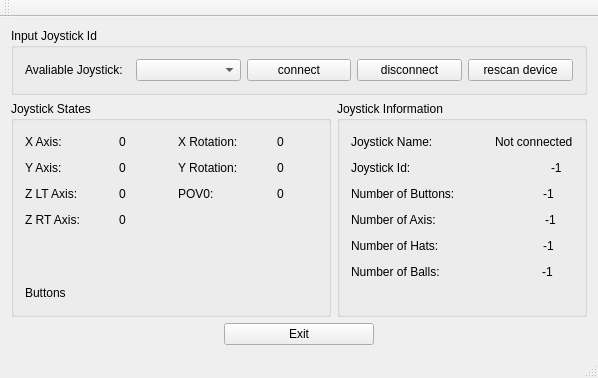
<?xml version="1.0" encoding="UTF-8"?>
<ui version="4.0">
 <class>MainWindow</class>
 <widget class="QMainWindow" name="MainWindow">
  <property name="geometry">
   <rect>
    <x>0</x>
    <y>0</y>
    <width>590</width>
    <height>365</height>
   </rect>
  </property>
  <property name="windowTitle">
   <string>Joystick Input Vizualization</string>
  </property>
  <widget class="QWidget" name="centralWidget">
   <layout class="QVBoxLayout" name="verticalLayout_3">
    <item>
     <widget class="QGroupBox" name="groupBox">
      <property name="title">
       <string>Input Joystick Id</string>
      </property>
      <layout class="QHBoxLayout" name="horizontalLayout_16">
       <item>
        <widget class="QLabel" name="label_14">
         <property name="text">
          <string>Avaliable Joystick:</string>
         </property>
        </widget>
       </item>
       <item>
        <widget class="QComboBox" name="joystickComboBox"/>
       </item>
       <item>
        <widget class="QPushButton" name="connectPushButton">
         <property name="text">
          <string>connect</string>
         </property>
        </widget>
       </item>
       <item>
        <widget class="QPushButton" name="disconnectPushButton">
         <property name="text">
          <string>disconnect</string>
         </property>
        </widget>
       </item>
       <item>
        <widget class="QPushButton" name="rescanPushButton">
         <property name="text">
          <string>rescan device</string>
         </property>
        </widget>
       </item>
      </layout>
     </widget>
    </item>
    <item>
     <layout class="QHBoxLayout" name="horizontalLayout_9">
      <item>
       <widget class="QGroupBox" name="joystickStateBox">
        <property name="minimumSize">
         <size>
          <width>320</width>
          <height>216</height>
         </size>
        </property>
        <property name="title">
         <string>Joystick States</string>
        </property>
        <layout class="QVBoxLayout" name="verticalLayout">
         <item>
          <layout class="QGridLayout" name="gridLayout">
           <item row="0" column="0">
            <layout class="QHBoxLayout" name="horizontalLayout_2">
             <item>
              <widget class="QLabel" name="label">
               <property name="text">
                <string>X Axis:</string>
               </property>
              </widget>
             </item>
             <item>
              <spacer name="horizontalSpacer">
               <property name="orientation">
                <enum>Qt::Horizontal</enum>
               </property>
               <property name="sizeHint" stdset="0">
                <size>
                 <width>40</width>
                 <height>20</height>
                </size>
               </property>
              </spacer>
             </item>
             <item>
              <widget class="QLabel" name="joystickXaxisLabel">
               <property name="minimumSize">
                <size>
                 <width>40</width>
                 <height>0</height>
                </size>
               </property>
               <property name="text">
                <string>0</string>
               </property>
              </widget>
             </item>
            </layout>
           </item>
           <item row="0" column="1">
            <spacer name="horizontalSpacer_9">
             <property name="orientation">
              <enum>Qt::Horizontal</enum>
             </property>
             <property name="sizeHint" stdset="0">
              <size>
               <width>20</width>
               <height>18</height>
              </size>
             </property>
            </spacer>
           </item>
           <item row="0" column="2">
            <layout class="QHBoxLayout" name="horizontalLayout_4">
             <item>
              <widget class="QLabel" name="label_3">
               <property name="text">
                <string>X Rotation:</string>
               </property>
              </widget>
             </item>
             <item>
              <spacer name="horizontalSpacer_3">
               <property name="orientation">
                <enum>Qt::Horizontal</enum>
               </property>
               <property name="sizeHint" stdset="0">
                <size>
                 <width>40</width>
                 <height>20</height>
                </size>
               </property>
              </spacer>
             </item>
             <item>
              <widget class="QLabel" name="joystickXrotationLabel">
               <property name="minimumSize">
                <size>
                 <width>40</width>
                 <height>0</height>
                </size>
               </property>
               <property name="text">
                <string>0</string>
               </property>
              </widget>
             </item>
            </layout>
           </item>
           <item row="1" column="0">
            <layout class="QHBoxLayout" name="horizontalLayout">
             <item>
              <widget class="QLabel" name="label_2">
               <property name="text">
                <string>Y Axis:</string>
               </property>
              </widget>
             </item>
             <item>
              <spacer name="horizontalSpacer_2">
               <property name="orientation">
                <enum>Qt::Horizontal</enum>
               </property>
               <property name="sizeHint" stdset="0">
                <size>
                 <width>40</width>
                 <height>20</height>
                </size>
               </property>
              </spacer>
             </item>
             <item>
              <widget class="QLabel" name="joystickYaxisLabel">
               <property name="minimumSize">
                <size>
                 <width>40</width>
                 <height>0</height>
                </size>
               </property>
               <property name="text">
                <string>0</string>
               </property>
              </widget>
             </item>
            </layout>
           </item>
           <item row="1" column="1">
            <spacer name="horizontalSpacer_10">
             <property name="orientation">
              <enum>Qt::Horizontal</enum>
             </property>
             <property name="sizeHint" stdset="0">
              <size>
               <width>20</width>
               <height>18</height>
              </size>
             </property>
            </spacer>
           </item>
           <item row="1" column="2">
            <layout class="QHBoxLayout" name="horizontalLayout_3">
             <item>
              <widget class="QLabel" name="label_4">
               <property name="text">
                <string>Y Rotation:</string>
               </property>
              </widget>
             </item>
             <item>
              <spacer name="horizontalSpacer_4">
               <property name="orientation">
                <enum>Qt::Horizontal</enum>
               </property>
               <property name="sizeHint" stdset="0">
                <size>
                 <width>40</width>
                 <height>20</height>
                </size>
               </property>
              </spacer>
             </item>
             <item>
              <widget class="QLabel" name="joystickYrotationLabel">
               <property name="minimumSize">
                <size>
                 <width>40</width>
                 <height>0</height>
                </size>
               </property>
               <property name="text">
                <string>0</string>
               </property>
              </widget>
             </item>
            </layout>
           </item>
           <item row="2" column="0">
            <layout class="QHBoxLayout" name="horizontalLayout_6">
             <item>
              <widget class="QLabel" name="label_5">
               <property name="text">
                <string>Z LT Axis:</string>
               </property>
              </widget>
             </item>
             <item>
              <spacer name="horizontalSpacer_5">
               <property name="orientation">
                <enum>Qt::Horizontal</enum>
               </property>
               <property name="sizeHint" stdset="0">
                <size>
                 <width>40</width>
                 <height>20</height>
                </size>
               </property>
              </spacer>
             </item>
             <item>
              <widget class="QLabel" name="joystickZLTaxisLabel">
               <property name="minimumSize">
                <size>
                 <width>40</width>
                 <height>0</height>
                </size>
               </property>
               <property name="text">
                <string>0</string>
               </property>
              </widget>
             </item>
            </layout>
           </item>
           <item row="2" column="1">
            <spacer name="horizontalSpacer_11">
             <property name="orientation">
              <enum>Qt::Horizontal</enum>
             </property>
             <property name="sizeHint" stdset="0">
              <size>
               <width>20</width>
               <height>18</height>
              </size>
             </property>
            </spacer>
           </item>
           <item row="2" column="2">
            <layout class="QHBoxLayout" name="horizontalLayout_7">
             <item>
              <widget class="QLabel" name="label_7">
               <property name="text">
                <string>POV0:</string>
               </property>
              </widget>
             </item>
             <item>
              <spacer name="horizontalSpacer_7">
               <property name="orientation">
                <enum>Qt::Horizontal</enum>
               </property>
               <property name="sizeHint" stdset="0">
                <size>
                 <width>40</width>
                 <height>20</height>
                </size>
               </property>
              </spacer>
             </item>
             <item>
              <widget class="QLabel" name="joystickPOV0Label">
               <property name="minimumSize">
                <size>
                 <width>40</width>
                 <height>0</height>
                </size>
               </property>
               <property name="text">
                <string>0</string>
               </property>
              </widget>
             </item>
            </layout>
           </item>
           <item row="3" column="0">
            <layout class="QHBoxLayout" name="horizontalLayout_5">
             <item>
              <widget class="QLabel" name="label_6">
               <property name="text">
                <string>Z RT Axis:</string>
               </property>
              </widget>
             </item>
             <item>
              <spacer name="horizontalSpacer_6">
               <property name="orientation">
                <enum>Qt::Horizontal</enum>
               </property>
               <property name="sizeHint" stdset="0">
                <size>
                 <width>40</width>
                 <height>20</height>
                </size>
               </property>
              </spacer>
             </item>
             <item>
              <widget class="QLabel" name="joystickZRTaxisLabel">
               <property name="minimumSize">
                <size>
                 <width>40</width>
                 <height>0</height>
                </size>
               </property>
               <property name="text">
                <string>0</string>
               </property>
              </widget>
             </item>
            </layout>
           </item>
           <item row="3" column="1">
            <spacer name="horizontalSpacer_12">
             <property name="orientation">
              <enum>Qt::Horizontal</enum>
             </property>
             <property name="sizeHint" stdset="0">
              <size>
               <width>20</width>
               <height>18</height>
              </size>
             </property>
            </spacer>
           </item>
          </layout>
         </item>
         <item>
          <spacer name="verticalSpacer">
           <property name="orientation">
            <enum>Qt::Vertical</enum>
           </property>
           <property name="sizeHint" stdset="0">
            <size>
             <width>20</width>
             <height>13</height>
            </size>
           </property>
          </spacer>
         </item>
         <item>
          <layout class="QHBoxLayout" name="horizontalLayout_8">
           <item>
            <widget class="QLabel" name="label_9">
             <property name="text">
              <string>Buttons</string>
             </property>
            </widget>
           </item>
           <item>
            <spacer name="horizontalSpacer_8">
             <property name="orientation">
              <enum>Qt::Horizontal</enum>
             </property>
             <property name="sizeHint" stdset="0">
              <size>
               <width>40</width>
               <height>20</height>
              </size>
             </property>
            </spacer>
           </item>
           <item>
            <widget class="QLabel" name="joystickButtonsTestLabel">
             <property name="text">
              <string/>
             </property>
            </widget>
           </item>
           <item>
            <spacer name="horizontalSpacer_13">
             <property name="orientation">
              <enum>Qt::Horizontal</enum>
             </property>
             <property name="sizeHint" stdset="0">
              <size>
               <width>40</width>
               <height>20</height>
              </size>
             </property>
            </spacer>
           </item>
          </layout>
         </item>
        </layout>
       </widget>
      </item>
      <item>
       <widget class="QGroupBox" name="joystickInformationBox">
        <property name="minimumSize">
         <size>
          <width>250</width>
          <height>0</height>
         </size>
        </property>
        <property name="title">
         <string>Joystick Information</string>
        </property>
        <layout class="QVBoxLayout" name="verticalLayout_2">
         <item>
          <layout class="QHBoxLayout" name="horizontalLayout_11">
           <item>
            <widget class="QLabel" name="label_8">
             <property name="text">
              <string>Joystick Name:</string>
             </property>
            </widget>
           </item>
           <item>
            <spacer name="horizontalSpacer_14">
             <property name="orientation">
              <enum>Qt::Horizontal</enum>
             </property>
             <property name="sizeHint" stdset="0">
              <size>
               <width>101</width>
               <height>20</height>
              </size>
             </property>
            </spacer>
           </item>
           <item>
            <widget class="QLabel" name="joystickNameLabel">
             <property name="text">
              <string>Not connected</string>
             </property>
            </widget>
           </item>
           <item>
            <spacer name="horizontalSpacer_23">
             <property name="orientation">
              <enum>Qt::Horizontal</enum>
             </property>
             <property name="sizeHint" stdset="0">
              <size>
               <width>40</width>
               <height>20</height>
              </size>
             </property>
            </spacer>
           </item>
          </layout>
         </item>
         <item>
          <layout class="QHBoxLayout" name="horizontalLayout_17">
           <item>
            <widget class="QLabel" name="label_15">
             <property name="text">
              <string>Joystick Id:                                     </string>
             </property>
            </widget>
           </item>
           <item>
            <spacer name="horizontalSpacer_24">
             <property name="orientation">
              <enum>Qt::Horizontal</enum>
             </property>
             <property name="sizeHint" stdset="0">
              <size>
               <width>40</width>
               <height>20</height>
              </size>
             </property>
            </spacer>
           </item>
           <item>
            <widget class="QLabel" name="joystickIdLabel">
             <property name="text">
              <string>-1</string>
             </property>
            </widget>
           </item>
           <item>
            <spacer name="horizontalSpacer_25">
             <property name="orientation">
              <enum>Qt::Horizontal</enum>
             </property>
             <property name="sizeHint" stdset="0">
              <size>
               <width>40</width>
               <height>20</height>
              </size>
             </property>
            </spacer>
           </item>
          </layout>
         </item>
         <item>
          <layout class="QHBoxLayout" name="horizontalLayout_12">
           <item>
            <widget class="QLabel" name="label_10">
             <property name="text">
              <string>Number of Buttons:</string>
             </property>
            </widget>
           </item>
           <item>
            <spacer name="horizontalSpacer_15">
             <property name="orientation">
              <enum>Qt::Horizontal</enum>
             </property>
             <property name="sizeHint" stdset="0">
              <size>
               <width>103</width>
               <height>20</height>
              </size>
             </property>
            </spacer>
           </item>
           <item>
            <widget class="QLabel" name="joystickButtonsLabel">
             <property name="text">
              <string>-1</string>
             </property>
             <property name="alignment">
              <set>Qt::AlignCenter</set>
             </property>
            </widget>
           </item>
           <item>
            <spacer name="horizontalSpacer_22">
             <property name="orientation">
              <enum>Qt::Horizontal</enum>
             </property>
             <property name="sizeHint" stdset="0">
              <size>
               <width>40</width>
               <height>20</height>
              </size>
             </property>
            </spacer>
           </item>
          </layout>
         </item>
         <item>
          <layout class="QHBoxLayout" name="horizontalLayout_13">
           <item>
            <widget class="QLabel" name="label_11">
             <property name="text">
              <string>Number of Axis:            </string>
             </property>
            </widget>
           </item>
           <item>
            <spacer name="horizontalSpacer_16">
             <property name="orientation">
              <enum>Qt::Horizontal</enum>
             </property>
             <property name="sizeHint" stdset="0">
              <size>
               <width>87</width>
               <height>20</height>
              </size>
             </property>
            </spacer>
           </item>
           <item>
            <widget class="QLabel" name="joystickAxisLabel">
             <property name="text">
              <string>-1</string>
             </property>
             <property name="alignment">
              <set>Qt::AlignCenter</set>
             </property>
            </widget>
           </item>
           <item>
            <spacer name="horizontalSpacer_21">
             <property name="orientation">
              <enum>Qt::Horizontal</enum>
             </property>
             <property name="sizeHint" stdset="0">
              <size>
               <width>40</width>
               <height>20</height>
              </size>
             </property>
            </spacer>
           </item>
          </layout>
         </item>
         <item>
          <layout class="QHBoxLayout" name="horizontalLayout_14">
           <item>
            <widget class="QLabel" name="label_12">
             <property name="text">
              <string>Number of Hats:     </string>
             </property>
            </widget>
           </item>
           <item>
            <spacer name="horizontalSpacer_17">
             <property name="orientation">
              <enum>Qt::Horizontal</enum>
             </property>
             <property name="sizeHint" stdset="0">
              <size>
               <width>103</width>
               <height>20</height>
              </size>
             </property>
            </spacer>
           </item>
           <item>
            <widget class="QLabel" name="joystickHatsLabel">
             <property name="text">
              <string>-1</string>
             </property>
             <property name="alignment">
              <set>Qt::AlignCenter</set>
             </property>
            </widget>
           </item>
           <item>
            <spacer name="horizontalSpacer_20">
             <property name="orientation">
              <enum>Qt::Horizontal</enum>
             </property>
             <property name="sizeHint" stdset="0">
              <size>
               <width>40</width>
               <height>20</height>
              </size>
             </property>
            </spacer>
           </item>
          </layout>
         </item>
         <item>
          <layout class="QHBoxLayout" name="horizontalLayout_15">
           <item>
            <widget class="QLabel" name="label_13">
             <property name="text">
              <string>Number of Balls:    </string>
             </property>
            </widget>
           </item>
           <item>
            <spacer name="horizontalSpacer_18">
             <property name="orientation">
              <enum>Qt::Horizontal</enum>
             </property>
             <property name="sizeHint" stdset="0">
              <size>
               <width>103</width>
               <height>20</height>
              </size>
             </property>
            </spacer>
           </item>
           <item>
            <widget class="QLabel" name="joystickBallsLabel">
             <property name="text">
              <string>-1</string>
             </property>
             <property name="alignment">
              <set>Qt::AlignCenter</set>
             </property>
            </widget>
           </item>
           <item>
            <spacer name="horizontalSpacer_19">
             <property name="orientation">
              <enum>Qt::Horizontal</enum>
             </property>
             <property name="sizeHint" stdset="0">
              <size>
               <width>40</width>
               <height>20</height>
              </size>
             </property>
            </spacer>
           </item>
          </layout>
         </item>
         <item>
          <spacer name="verticalSpacer_2">
           <property name="orientation">
            <enum>Qt::Vertical</enum>
           </property>
           <property name="sizeHint" stdset="0">
            <size>
             <width>20</width>
             <height>21</height>
            </size>
           </property>
          </spacer>
         </item>
        </layout>
       </widget>
      </item>
     </layout>
    </item>
    <item>
     <layout class="QHBoxLayout" name="horizontalLayout_10">
      <item>
       <spacer name="horizontalSpacer_27">
        <property name="orientation">
         <enum>Qt::Horizontal</enum>
        </property>
        <property name="sizeHint" stdset="0">
         <size>
          <width>20</width>
          <height>20</height>
         </size>
        </property>
       </spacer>
      </item>
      <item>
       <widget class="QPushButton" name="exitPushButton">
        <property name="minimumSize">
         <size>
          <width>150</width>
          <height>0</height>
         </size>
        </property>
        <property name="text">
         <string>Exit</string>
        </property>
       </widget>
      </item>
      <item>
       <spacer name="horizontalSpacer_26">
        <property name="orientation">
         <enum>Qt::Horizontal</enum>
        </property>
        <property name="sizeHint" stdset="0">
         <size>
          <width>20</width>
          <height>20</height>
         </size>
        </property>
       </spacer>
      </item>
     </layout>
    </item>
   </layout>
  </widget>
  <widget class="QMenuBar" name="menuBar">
   <property name="geometry">
    <rect>
     <x>0</x>
     <y>0</y>
     <width>590</width>
     <height>20</height>
    </rect>
   </property>
  </widget>
  <widget class="QToolBar" name="mainToolBar">
   <attribute name="toolBarArea">
    <enum>TopToolBarArea</enum>
   </attribute>
   <attribute name="toolBarBreak">
    <bool>false</bool>
   </attribute>
  </widget>
  <widget class="QStatusBar" name="statusBar"/>
 </widget>
 <layoutdefault spacing="6" margin="11"/>
 <resources/>
 <connections/>
</ui>
